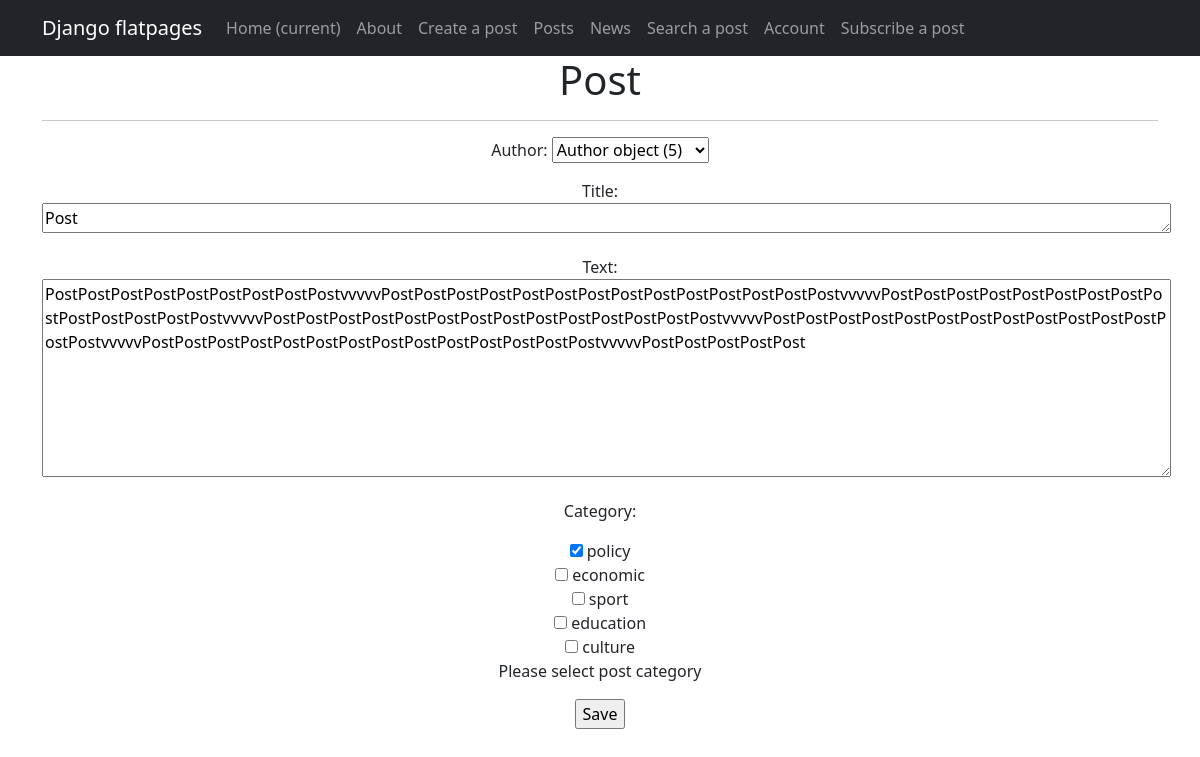
The page /posts/104/update/ (signed in) on the database its author committed.
### news/models.py (models this page shows, shortened)
class Post(models.Model):
    author = models.ForeignKey(Author, on_delete=models.CASCADE)
    CHOICES = [
        ('Article', (
            ('PL', 'Policy'),
            ('EC', 'Economic'),
            ('SP', 'Sport'),
            ('ED', 'Education'),
            ('CL', 'Culture'),
        )
         ),
        ('News', (
            ('PL', 'Policy'),
            ('EC', 'Economic'),
            ('SP', 'Sport'),
            ('ED', 'Education'),
            ('CL', 'Culture'),
        )
         ),
    ]
    title = models.CharField(max_length=300)
    text_type = models.CharField(max_length=300, choices=CHOICES)
    category = models.ManyToManyField('Category', through='PostCategory')
    creation_datetime = models.DateTimeField(auto_now_add=True)
    text = models.TextField()
    rating = models.IntegerField(default=0, db_column='rating')

### news/views.py (the view)
# urls.py: path('<int:pk>/update/', PostUpdate.as_view(), name='post_update'),
class PostUpdate(LoginRequiredMixin, PermissionRequiredMixin, UpdateView):
    permission_required = 'news.change_post'
    form_class = PostForm
    model = Post
    template_name = 'creation.html'

### news/forms.py
class PostForm(forms.ModelForm):
    category = forms.ModelMultipleChoiceField(
        label='Category',
        queryset=Category.objects.all(),
        widget=forms.CheckboxSelectMultiple
    )
    def __init__(self, *args, **kwargs):
        super().__init__(*args, **kwargs)
        self.fields['category'].help_text = 'Please select post category'
    class Meta:
        model = Post
        fields = ['author', 'title', 'text', 'category']
        widgets = {
            'title': forms.Textarea(attrs={'cols': 120, 'rows': 1}),
            'text': forms.Textarea(attrs={'cols': 120, 'rows': 8}),
        }

### news/models.py (called while the page is built)
    def __str__(self):
        return self.name_category

### templates/creation.html (shortened to what this page needs)
{% extends 'flatpages/default.html' %}
{% block content %}
<h1>Post</h1>
<hr>
<form action="" method="post">
    {{ form.as_p }}
    <input type="submit" value="Save" />
</form>
{% endblock content %}

### rows shown on the page
Post: author "Author object (5)", title "Post", text "PostPostPostPostPostPostPostPostPostvvvvvPostPostPostPostPostPostPostPostPostPostPostPostPostPostvvvvvPostPostPostPostPostPostPostPostPostPostPostPostPostPostvvvvvPostPostPostPostPostPostPostPostPostPostPostPostPostPostvvvvvPostPostPostPostPostPostPostPostPostPostPostPostPostPostvvvvvPostPostPostPostPostPostPostPostPostPostPostPostPostPostvvvvvPostPostPostPostPost"
